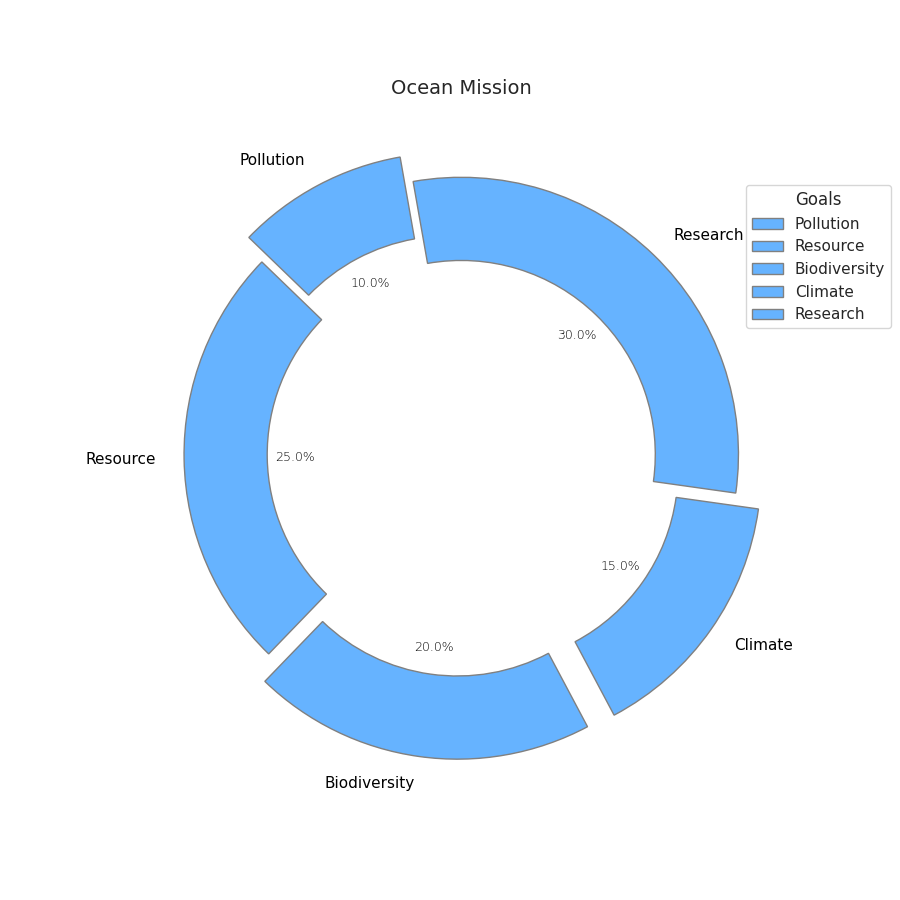

This figure's Python source:
import matplotlib.pyplot as plt

objectives = ['Pollution', 'Resource', 'Biodiversity', 'Climate', 'Research']
proportions = [10, 25, 20, 15, 30]
single_color = '#66B3FF'

fig, ax = plt.subplots(figsize=(9, 9))
wedges, texts, autotexts = ax.pie(
    proportions,
    labels=objectives,
    autopct='%1.1f%%',
    startangle=100,
    colors=[single_color]*len(proportions),
    explode=(0.1, 0, 0.1, 0.1, 0),
    shadow=False,
    textprops=dict(color="black"),
    wedgeprops=dict(edgecolor='grey', linewidth=1, width=0.3)  # Setting the width to create a donut chart
)

plt.title("Ocean Mission", fontsize=14, fontweight='medium', pad=10)
plt.setp(autotexts, size=9, fontweight="light")

ax.legend(wedges, objectives, title="Goals", loc="upper left", bbox_to_anchor=(0.9, 0.9))

plt.show()
